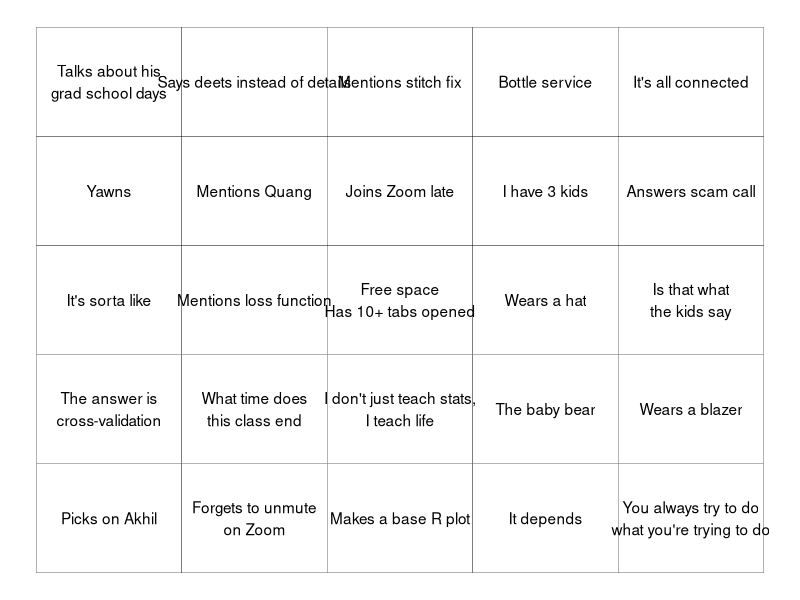

Write R code to recreate this figure.
library(tidyverse)

greg <- c("It depends",
          "You always try to do\nwhat you're trying to do",
          "Takes shot at\ncomputer science boy",
          "Forgets to unmute\non Zoom",
          "Joins Zoom late",
          "Drinks water and\nsays gotta stay hydrated",
          "Makes a base R plot",
          "It's all connected",
          "Yawns",
          "Mentions loss function",
          "What time does\nthis class end",
          "Talks about his\ngrad school days",
          "Says deets instead of details",
          "I don't just teach stats,\nI teach life",
          "Mentions Quang",
          "Answers scam call",
          "Mentions Perry",
          "The baby bear",
          "Wears a blazer",
          "Wears a hat",
          "Have I adequately\naddressed your question?",
          "I have 3 kids",
          "The answer is\ncross-validation",
          "It's in your heart",
          "Picks on Akhil",
          "Mentions stitch fix",
          "Bottle service",
          "It's sorta like",
          "Is that what\nthe kids say",
          "Somebody look it up",
          "Am I boring you?")

set.seed(1)
tibble(what = sample(greg, 25),
       row = rep(1:5,5),
       col = rep(1:5, each = 5)) %>% 
  mutate(what = ifelse(row == 3 & col == 3, 
                       "Free space\nHas 10+ tabs opened", what)) %>% 
  ggplot(aes(row, col)) +
  geom_tile(color = "black", fill = "white") +
  geom_text(aes(label = what)) +
  theme_void()
